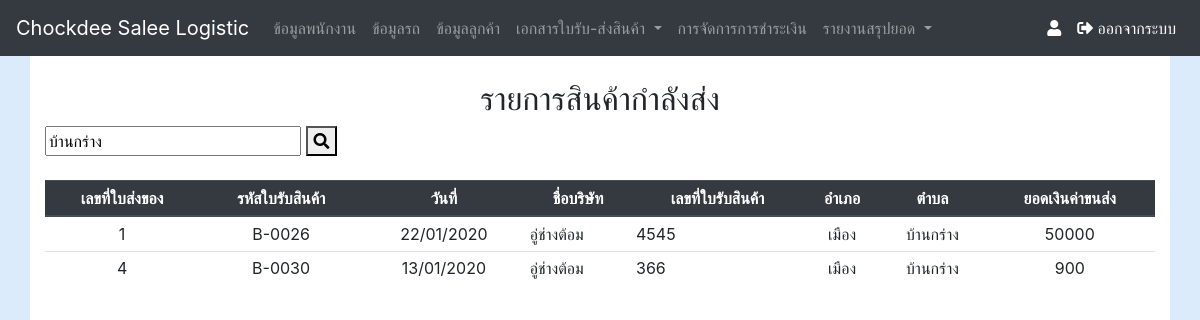
Page /sending_show.php?txtKeyword=บ้านกร่าง on the committed database.
### tables this page shows
CREATE TABLE `tb_waybill` (
  `wb_id` int(10) NOT NULL COMMENT 'auto',
  `wb_nbook` varchar(8) NOT NULL COMMENT 'เล่มที่',
  `wb_date` varchar(50) NOT NULL COMMENT 'วันที่',
  `wb_money` float NOT NULL COMMENT 'จำนวนเงิน',
  `wb_payment` enum('ยังไม่ได้ชำระ','ชำระแล้ว') NOT NULL COMMENT 'สถานะ',
  `wb_img` varchar(100) NOT NULL COMMENT 'รูปภาพ',
  `wb_nber` varchar(10) NOT NULL COMMENT 'เลขที่',
  `customer_id` varchar(10) NOT NULL COMMENT 'เรียกใช้มาจากตารางลูกค้า',
  `car_id` int(5) NOT NULL COMMENT 'เรียกใช้มาจากตารางข้อมูลรถ',
  `wb_id_set` varchar(8) DEFAULT NULL,
  `tb_inv_status` int(11) NOT NULL,
  `staff_id` int(11) NOT NULL
);

CREATE TABLE `tb_inv_wb` (
  `tiw_id` int(11) NOT NULL,
  `tiw_wb_id` int(11) NOT NULL,
  `tiw_date` datetime NOT NULL DEFAULT CURRENT_TIMESTAMP,
  `tiw_money` int(11) NOT NULL DEFAULT '0',
  `tiw_payment_status` varchar(20) NOT NULL DEFAULT 'ค้างชำระ'
);

CREATE TABLE `tb_customer` (
  `cus_id` int(5) NOT NULL COMMENT 'รหัสลูกค้า',
  `customer_id` varchar(10) NOT NULL,
  `cus_compan` varchar(40) NOT NULL COMMENT 'ชื่อบริษัท',
  `cus_house` varchar(8) NOT NULL COMMENT 'บ้านเลขที่',
  `cus_vill` int(5) NOT NULL COMMENT 'หมู่ที่',
  `cus_sub` varchar(20) NOT NULL COMMENT 'ตำบล',
  `cus_area` varchar(20) NOT NULL COMMENT 'อำเภอ',
  `cus_pro` varchar(20) NOT NULL COMMENT 'จังหวัด',
  `cus_pos` varchar(5) NOT NULL COMMENT 'รหัสไปรษณีย์',
  `cus_tle` varchar(10) NOT NULL COMMENT 'เบอร์โทรศัพท์',
  `cus_tin` varchar(13) NOT NULL COMMENT 'เลขประจำตัวผู้เสียภาษี'
);

### sending_show.php (the view, shortened to what this page needs)
<?php require_once('nevbar.php');
 require_once('Connections/myconnect.php');
$query_waybill = "SELECT * FROM tb_waybill
LEFT JOIN tb_customer
ON tb_waybill.customer_id = tb_customer.cus_id
LEFT JOIN tb_car
ON tb_waybill.car_id = tb_car.car_id
WHERE tb_inv_status=1 and (tb_customer.cus_sub LIKE '%".$_GET["txtKeyword"]."%' or cus_compan LIKE '%".$_GET["txtKeyword"]."%' or tb_customer.cus_area LIKE '%".$_GET["txtKeyword"]."%' or wb_payment LIKE '%".$_GET["txtKeyword"]."%' )
ORDER BY wb_id";
$waybill = mysql_query($query_waybill, $myconnect) or die(mysql_error());
?>
<!DOCTYPE html
    PUBLIC "-//W3C//DTD XHTML 1.0 Transitional//EN" "http://www.w3.org/TR/xhtml1/DTD/xhtml1-transitional.dtd">
<html xmlns="http://www.w3.org/1999/xhtml">
<head>
    <link rel="stylesheet" href="css/custom.css" />
</head>
<body>
    <div class="container">
        <br />
        <h2 align="center">รายการสินค้ากำลังส่ง</h2>
        <div class="row">
            <div class="col-sm-6">
                <form name="frmSearch" method="get" action="<?php echo $_SERVER['SCRIPT_NAME'];?>">
                    <input name="txtKeyword" type="text" id="txtKeyword" value="<?php echo $_GET["txtKeyword"];?>">
                    <button type="submit"><i class="fa fa-search"></i></button>
                </form>
            </div>
            <div class="col-sm-6 ">
            </div>
        </div>
        <br />
        <div class="table-responsive">
            <table class="table table-hover table-sm">
                <thead class="thead-dark">
                    <tr>
                        <th>
                            <div align="center">เลขที่ใบส่งของ</div>
                        </th>
                        <th>
                            <div align="center">รหัสใบรับสินค้า</div>
                        </th>
                        <th>
                            <div align="center">วันที่</div>
                        </th>
                        <th>
                            <div align="center">ชื่อบริษัท</div>
                        </th>
                        <th>
                            <div align="center">เลขที่ใบรับสินค้า</div>
                        </th>
                        <th>
                            <div align="center">อำเภอ</div>
                        </th>
                        <th>
                            <div align="center">ตำบล</div>
                        </th>
                        <th>
                            <div align="center">ยอดเงินค่าขนส่ง</div>
                        </th>
                    </tr>
                </thead>
                <tbody>
                    <?php while($row_waybill = mysql_fetch_array($waybill)) {
                    $inv_detail = $row_waybill["wb_id"];
                            $query_data_tiw_wb_id = "SELECT * FROM tb_inv_wb
                            WHERE `tiw_wb_id` IN ($inv_detail)";
                            $tiw_id = mysql_query($query_data_tiw_wb_id, $myconnect) or die(mysql_error());
                            ?>
                    <tr>
                        <td>
                            <div align="center"><?php echo mysql_fetch_array($tiw_id)[0] ?>
                            </div>
                        </td>
                        <td height="33">
                            <div align="center"><?php echo $row_waybill["wb_id_set"]; ?></div>
                        </td>
                        <td>
                            <div align="center">
                                <?php $date=date_create($row_waybill['wb_date']); echo date_format($date,"d/m/Y"); ?>
                        </td>
                        <td>
                            <div><?php echo $row_waybill['cus_compan']; ?></div>
                        </td>
                        <td>
                            <div><?php echo $row_waybill['wb_nbook']; ?></div>
                        </td>
                        <td>
                            <div align="center"><?php echo $row_waybill['cus_area']; ?></div>
                        </td>
                        <td>
                            <div align="center"><?php echo $row_waybill['cus_sub']; ?></div>
                        </td>
                        <td>
                            <div align="center"><?php echo $row_waybill['wb_money']; ?></div>
                        </td>
                    </tr>
                    <? } mysql_free_result($waybill); ?>
                </tbody>
            </table>
        </div>
    </div>
</body>
</html>

### css/custom.css (style rules this page uses)
body { background: #DCEBFC; }
.container { background: #FFF; height: 100%; min-height: calc(100vh - calc(3.5rem + 1px)); }

### rows in the picture
tb_waybill: tb_inv_wb.tiw_id "1", wb_id_set "B-0026", wb_date "22/01/2020", customer.cus_compan "อู่ช่างต้อม", wb_nbook "4545", customer.cus_area "เมือง", customer.cus_sub "บ้านกร่าง", wb_money "50000"
tb_waybill: tb_inv_wb.tiw_id "4", wb_id_set "B-0030", wb_date "13/01/2020", customer.cus_compan "อู่ช่างต้อม", wb_nbook "366", customer.cus_area "เมือง", customer.cus_sub "บ้านกร่าง", wb_money "900"
